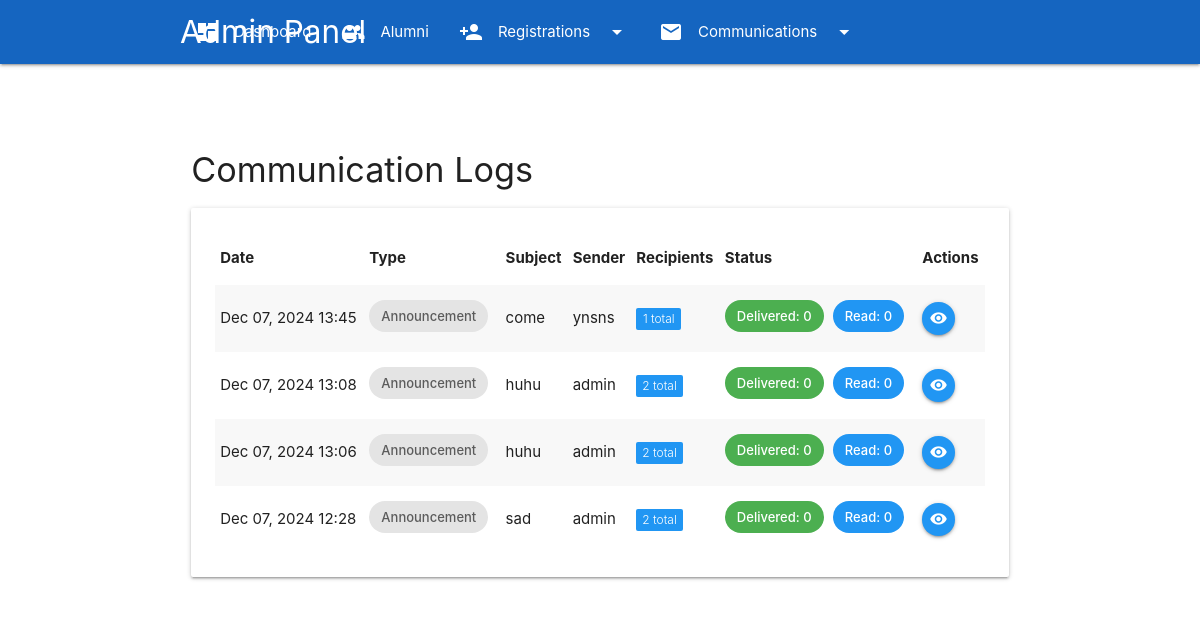
Screenshot of /admin/communications/view-logs.php (signed in) with the database file from the repository.
### tables this page shows
CREATE TABLE `communicationlog` (
  `log_id` int(11) NOT NULL,
  `sender_admin_id` int(11) DEFAULT NULL,
  `communication_type` enum('Announcement','Newsletter','Event Invitation','Individual Email') DEFAULT NULL,
  `subject` varchar(255) DEFAULT NULL,
  `message_body` text DEFAULT NULL,
  `sent_timestamp` timestamp NOT NULL DEFAULT current_timestamp(),
  `recipient_group` enum('All Alumni','Specific Graduation Year','Filtered Group') DEFAULT NULL
);

### admin/communications/view-logs.php (the view, shortened to what this page needs)
<?php
$database = new Database();
$db = $database->getConnection();
$query = "SELECT
    cl.*,
    a.username as sender_name,
    COUNT(cr.recipient_id) as total_recipients,
    SUM(CASE WHEN cr.delivery_status = 'Delivered' THEN 1 ELSE 0 END) as delivered_count,
    SUM(CASE WHEN cr.delivery_status = 'Read' THEN 1 ELSE 0 END) as read_count
FROM CommunicationLog cl
JOIN Admins a ON cl.sender_admin_id = a.admin_id
LEFT JOIN CommunicationRecipients cr ON cl.log_id = cr.log_id
GROUP BY cl.log_id
ORDER BY cl.sent_timestamp DESC";
$stmt = $db->query($query);
$logs = $stmt->fetchAll(PDO::FETCH_ASSOC);
?>
<!DOCTYPE html>
<html lang="en">
<head>
    <link rel="stylesheet" href="https://cdnjs.cloudflare.com/ajax/libs/materialize/1.0.0/css/materialize.min.css">
    <link rel="stylesheet" href="<?php echo BASE_URL; ?>/assets/css/custom.css">
</head>
<body>
<?php include '../includes/admin_navbar.php'; ?>
<div class="container">
    <div class="row">
        <div class="col s12">
            <h4 class="header">Communication Logs</h4>
            <div class="card">
                <div class="card-content">
                    <table class="striped responsive-table">
                        <thead>
                            <tr>
                                <th>Date</th>
                                <th>Type</th>
                                <th>Subject</th>
                                <th>Sender</th>
                                <th>Recipients</th>
                                <th>Status</th>
                                <th>Actions</th>
                            </tr>
                        </thead>
                        <tbody>
                            <?php foreach ($logs as $log): ?>
                                <tr>
                                    <td><?php echo date('M d, Y H:i', strtotime($log['sent_timestamp'])); ?></td>
                                    <td>
                                        <span class="chip">
                                            <?php echo $log['communication_type']; ?>
                                        </span>
                                    </td>
                                    <td><?php echo htmlspecialchars($log['subject']); ?></td>
                                    <td><?php echo htmlspecialchars($log['sender_name']); ?></td>
                                    <td>
                                        <span class="badge new blue" data-badge-caption="total">
                                            <?php echo $log['total_recipients']; ?>
                                        </span>
                                    </td>
                                    <td>
                                        <div class="chip green white-text">
                                            Delivered: <?php echo $log['delivered_count']; ?>
                                        </div>
                                        <div class="chip blue white-text">
                                            Read: <?php echo $log['read_count']; ?>
                                        </div>
                                    </td>
                                    <td>
                                        <a href="#modal-<?php echo $log['log_id']; ?>" class="btn-floating btn-small waves-effect waves-light blue modal-trigger">
                                            <i class="material-icons">visibility</i>
                                        </a>
                                    </td>
                                </tr>
                            <?php endforeach; ?>
                        </tbody>
                    </table>
                </div>
            </div>
        </div>
    </div>
</div>
<?php include '../../includes/footer.php'; ?>

### admin/includes/admin_navbar.php (shortened to what this page needs)
<nav class="blue darken-3">
    <div class="nav-wrapper container">
        <a href="<?php echo BASE_URL; ?>/admin/dashboard.php" class="brand-logo">Admin Panel</a>
        <ul id="nav-mobile" class="right hide-on-med-and-down">
            <li><a href="<?php echo BASE_URL; ?>/admin/dashboard.php">
                <i class="material-icons left">dashboard</i>Dashboard
            </a></li>
            <li><a href="<?php echo BASE_URL; ?>/admin/alumni.php">
                <i class="material-icons left">people</i>Alumni
            </a></li>
            <li>
                <a class="dropdown-trigger" href="#!" data-target="registration-dropdown">
                    <i class="material-icons left">person_add</i>Registrations
                    <i class="material-icons right">arrow_drop_down</i>
                </a>
            </li>
            <li>
                <a class="dropdown-trigger" href="#!" data-target="communications-dropdown">
                    <i class="material-icons left">email</i>Communications
                    <i class="material-icons right">arrow_drop_down</i>
                </a>
            </li>
            <li>
                <a class="dropdown-trigger" href="#!" data-target="reports-dropdown">
                    <i class="material-icons left">assessment</i>Reports
                    <i class="material-icons right">arrow_drop_down</i>
                </a>
            </li>
            <li>
                <a class="dropdown-trigger" href="#!" data-target="admin-dropdown">
                    <i class="material-icons left">account_circle</i>Admin
                    <i class="material-icons right">arrow_drop_down</i>
                </a>
            </li>
        </ul>
    </div>
</nav>

### includes/footer.php (shortened to what this page needs)
</body>
</html>

### assets/css/custom.css (style rules this page uses)
.card { margin-top: 20px; }
nav { margin-bottom: 20px; }

### rows the page displays
communicationlog: sent_timestamp "Dec 07, 2024 13:45", communication_type "Announcement", subject "come", sender_admin.username "ynsns", total_recipients "1", delivered_count "0", read_count "0"
communicationlog: sent_timestamp "Dec 07, 2024 13:08", communication_type "Announcement", subject "huhu", sender_admin.username "admin", total_recipients "2", delivered_count "0", read_count "0"
communicationlog: sent_timestamp "Dec 07, 2024 13:06", communication_type "Announcement", subject "huhu", sender_admin.username "admin", total_recipients "2", delivered_count "0", read_count "0"
communicationlog: sent_timestamp "Dec 07, 2024 12:28", communication_type "Announcement", subject "sad", sender_admin.username "admin", total_recipients "2", delivered_count "0", read_count "0"
